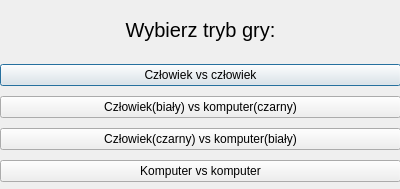
<?xml version="1.0" encoding="UTF-8"?>
<ui version="4.0">
 <class>GameModeDialog</class>
 <widget class="QDialog" name="GameModeDialog">
  <property name="windowModality">
   <enum>Qt::ApplicationModal</enum>
  </property>
  <property name="geometry">
   <rect>
    <x>0</x>
    <y>0</y>
    <width>400</width>
    <height>189</height>
   </rect>
  </property>
  <property name="sizePolicy">
   <sizepolicy hsizetype="Fixed" vsizetype="Fixed">
    <horstretch>0</horstretch>
    <verstretch>0</verstretch>
   </sizepolicy>
  </property>
  <property name="windowTitle">
   <string>Tryb gry</string>
  </property>
  <property name="modal">
   <bool>false</bool>
  </property>
  <widget class="QLabel" name="label">
   <property name="geometry">
    <rect>
     <x>0</x>
     <y>-1</y>
     <width>401</width>
     <height>61</height>
    </rect>
   </property>
   <property name="font">
    <font>
     <pointsize>15</pointsize>
    </font>
   </property>
   <property name="text">
    <string>Wybierz tryb gry:</string>
   </property>
   <property name="alignment">
    <set>Qt::AlignCenter</set>
   </property>
  </widget>
  <widget class="QWidget" name="verticalLayoutWidget">
   <property name="geometry">
    <rect>
     <x>0</x>
     <y>60</y>
     <width>401</width>
     <height>128</height>
    </rect>
   </property>
   <layout class="QVBoxLayout" name="verticalLayout">
    <item>
     <widget class="QPushButton" name="hum_vs_hum_but">
      <property name="text">
       <string>Człowiek vs człowiek</string>
      </property>
     </widget>
    </item>
    <item>
     <widget class="QPushButton" name="hum_white_but">
      <property name="text">
       <string>Człowiek(biały) vs komputer(czarny)</string>
      </property>
     </widget>
    </item>
    <item>
     <widget class="QPushButton" name="hum_black_but">
      <property name="text">
       <string>Człowiek(czarny) vs komputer(biały)</string>
      </property>
     </widget>
    </item>
    <item>
     <widget class="QPushButton" name="hum_zer_but">
      <property name="text">
       <string>Komputer vs komputer</string>
      </property>
     </widget>
    </item>
   </layout>
  </widget>
 </widget>
 <resources/>
 <connections/>
</ui>
